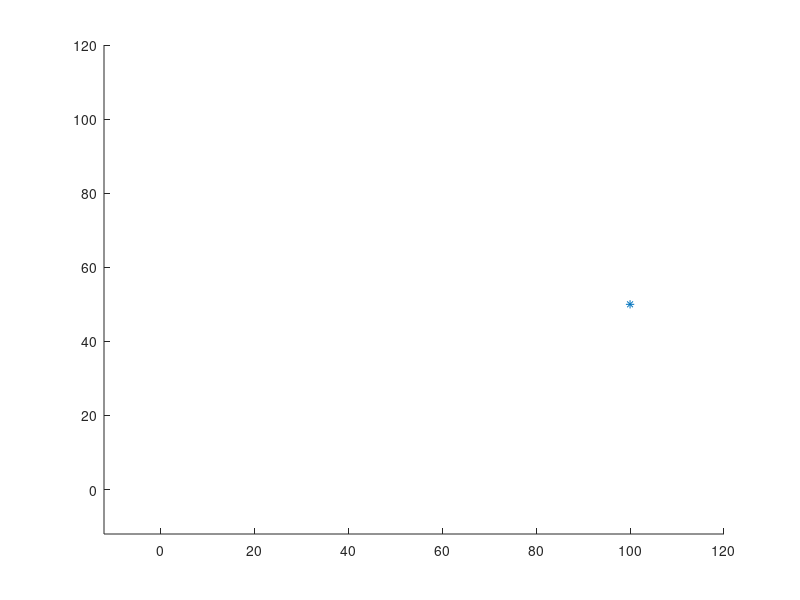

Reproduce this figure in MATLAB.
function  moving_point()
%warmup example: point moving along diagonal line

x_step = 0.1; %increment of x-coordinate in one step
y_step = 0.05; %increment of y-coordinate in one step
n = 1000; %number of steps

x_start = 0;
y_start = 0;

%initialization
x = x_start; 
y = y_start;

for i = 1:n
    x = x + x_step;
    y = y + y_step;
    
    %plot
    clf; %delete previous plot
    hold on; %retain all upcoming plots in this iteration of the loop
    plot(x,y,'*'); %plot current position 
    axis([-12, 120, -12, 120]); %keep axis limits (to avoid disturbing visual effects) 
    pause(0.0005); %pauses for 0.0005 sec

end

